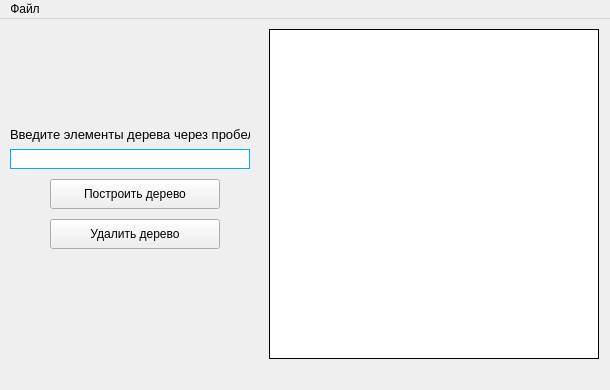
<?xml version="1.0" encoding="UTF-8"?>
<ui version="4.0">
 <class>MainWindow</class>
 <widget class="QMainWindow" name="MainWindow">
  <property name="geometry">
   <rect>
    <x>0</x>
    <y>0</y>
    <width>610</width>
    <height>390</height>
   </rect>
  </property>
  <property name="minimumSize">
   <size>
    <width>610</width>
    <height>390</height>
   </size>
  </property>
  <property name="maximumSize">
   <size>
    <width>610</width>
    <height>390</height>
   </size>
  </property>
  <property name="windowTitle">
   <string>Бинарное дерево</string>
  </property>
  <property name="inputMethodHints">
   <set>Qt::ImhNone</set>
  </property>
  <widget class="QWidget" name="centralWidget">
   <widget class="QPushButton" name="pushButton_newTree">
    <property name="geometry">
     <rect>
      <x>50</x>
      <y>160</y>
      <width>170</width>
      <height>30</height>
     </rect>
    </property>
    <property name="minimumSize">
     <size>
      <width>170</width>
      <height>30</height>
     </size>
    </property>
    <property name="maximumSize">
     <size>
      <width>170</width>
      <height>30</height>
     </size>
    </property>
    <property name="text">
     <string>Построить дерево</string>
    </property>
   </widget>
   <widget class="QLineEdit" name="lineEdit_elementTree">
    <property name="geometry">
     <rect>
      <x>10</x>
      <y>130</y>
      <width>240</width>
      <height>20</height>
     </rect>
    </property>
    <property name="minimumSize">
     <size>
      <width>240</width>
      <height>20</height>
     </size>
    </property>
    <property name="maximumSize">
     <size>
      <width>240</width>
      <height>20</height>
     </size>
    </property>
    <property name="styleSheet">
     <string notr="true">border: 1px solid rgb(0, 170, 255)</string>
    </property>
   </widget>
   <widget class="QLabel" name="label">
    <property name="geometry">
     <rect>
      <x>10</x>
      <y>100</y>
      <width>240</width>
      <height>30</height>
     </rect>
    </property>
    <property name="minimumSize">
     <size>
      <width>240</width>
      <height>30</height>
     </size>
    </property>
    <property name="maximumSize">
     <size>
      <width>240</width>
      <height>30</height>
     </size>
    </property>
    <property name="font">
     <font>
      <pointsize>10</pointsize>
     </font>
    </property>
    <property name="text">
     <string>Введите элементы дерева через пробел</string>
    </property>
   </widget>
   <widget class="QWidget" name="widget" native="true">
    <property name="geometry">
     <rect>
      <x>269</x>
      <y>10</y>
      <width>330</width>
      <height>330</height>
     </rect>
    </property>
    <property name="styleSheet">
     <string notr="true">background-color: rgb(255, 255, 255);
border: 1px solid black;</string>
    </property>
   </widget>
   <widget class="QPushButton" name="pushButton_delTree">
    <property name="geometry">
     <rect>
      <x>50</x>
      <y>200</y>
      <width>170</width>
      <height>30</height>
     </rect>
    </property>
    <property name="minimumSize">
     <size>
      <width>170</width>
      <height>30</height>
     </size>
    </property>
    <property name="maximumSize">
     <size>
      <width>170</width>
      <height>30</height>
     </size>
    </property>
    <property name="text">
     <string>Удалить дерево</string>
    </property>
   </widget>
  </widget>
  <widget class="QMenuBar" name="menuBar">
   <property name="geometry">
    <rect>
     <x>0</x>
     <y>0</y>
     <width>610</width>
     <height>21</height>
    </rect>
   </property>
   <widget class="QMenu" name="menu">
    <property name="title">
     <string>Файл</string>
    </property>
    <addaction name="action_newTree"/>
    <addaction name="action_save"/>
    <addaction name="action_delTree"/>
    <addaction name="action"/>
   </widget>
   <addaction name="menu"/>
  </widget>
  <action name="action_newTree">
   <property name="text">
    <string>Построить дерево</string>
   </property>
  </action>
  <action name="action_save">
   <property name="text">
    <string>Сохранить в файл</string>
   </property>
  </action>
  <action name="action_replaceElement">
   <property name="text">
    <string>Заменить элемент</string>
   </property>
  </action>
  <action name="action_addElement">
   <property name="text">
    <string>Добавить элемент</string>
   </property>
  </action>
  <action name="action_delElement">
   <property name="text">
    <string>Удалить элемент</string>
   </property>
  </action>
  <action name="action_aboute">
   <property name="text">
    <string>О программе</string>
   </property>
  </action>
  <action name="action_delTree">
   <property name="text">
    <string>Удалить дерево</string>
   </property>
  </action>
  <action name="action">
   <property name="text">
    <string>Выход</string>
   </property>
  </action>
 </widget>
 <layoutdefault spacing="6" margin="11"/>
 <tabstops>
  <tabstop>lineEdit_elementTree</tabstop>
  <tabstop>pushButton_newTree</tabstop>
  <tabstop>pushButton_delTree</tabstop>
 </tabstops>
 <resources/>
 <connections/>
</ui>
